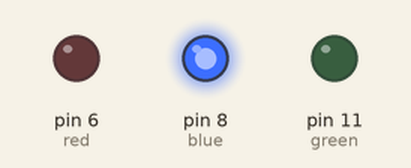
This sketch was run on a simulated Arduino Uno, built with avr-gcc and run on an emulated ATmega328P. On the bench: output pins drawn as LEDs (lit = HIGH).

Above: at 1.5 s.
At 5.5 s:
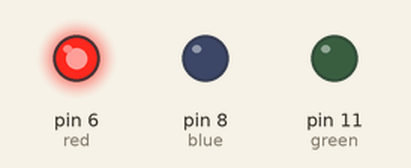
At 9.0 s:
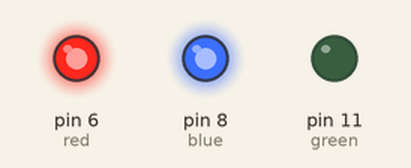
At 17.5 s:
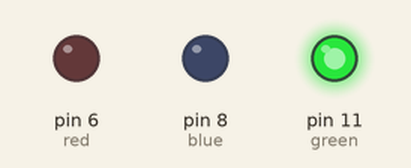
Timing chart, 0 to 32.5 s (numbered marks = the images above):
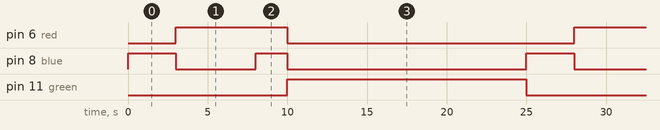

Measured:
- by itself, pin 6 (red): alternates HIGH for 7.0 s and LOW for 18.0 s
- by itself, pin 8 (blue): repeats every 25.0 s: LOW 5.0 s, HIGH 2.0 s, LOW 15.0 s, HIGH 3.0 s
- by itself, pin 11 (green): alternates HIGH for 15.0 s and LOW for 10.0 s

The sketch:

led_light.ino
```cpp
int red = 6; //핀 설정
int blue = 8;
int green = 11;

void setup() { //핀선언
 pinMode(red, OUTPUT);
 pinMode(blue, OUTPUT);
 pinMode(green, OUTPUT);

}

void loop() {
  changeLights();
  delay(15000); // 각 반복마다 15초 씩 딜레이

}

void changeLights() {
  //초록색 LED OFF, 파란색 LED ON
  digitalWrite(green, LOW);
  digitalWrite(blue, HIGH);
  delay(3000);

  //파란색 LED OFF, 빨간색 LED ON
  digitalWrite(blue, LOW);
  digitalWrite(red, HIGH);
  delay(5000);

  //파란색 LED ON
  digitalWrite(blue, HIGH);
  delay(2000);

  //파란색 LED OFF, 빨간색 LED OFF
  digitalWrite(blue, LOW);
  digitalWrite(red, LOW);

  //초록색 LED ON
  digitalWrite(green, HIGH);


}
```
